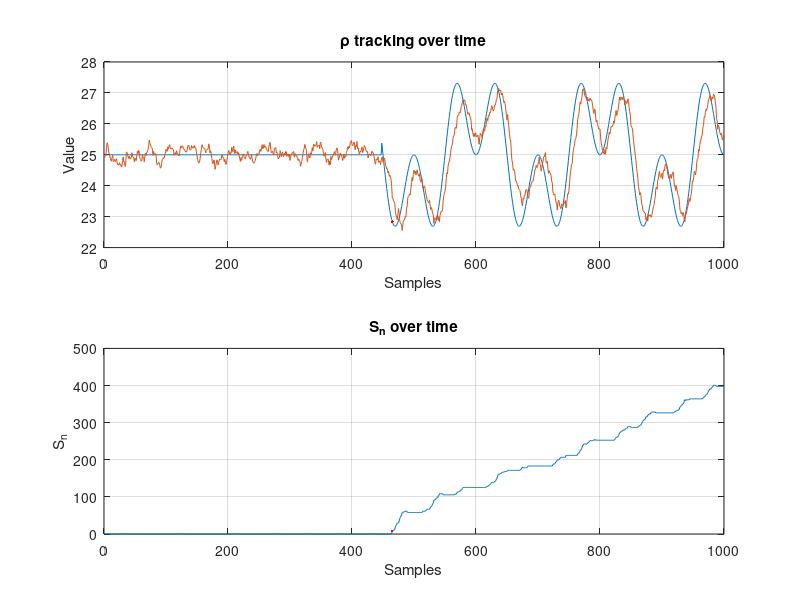

Write MATLAB code to recreate this figure.
% Adaptive CUSUM algorithm, as detailed in "Adaptive Quickest Change
% Detection with Unknown Parameter" by C. Li, H. Dai, and H. Li
% For now assume the distribution is gaussian pre- and post-change.
% Assume parameter is the mean.  Let the standard deviations be 1.

% lambda is the parameter under hypothesis zero, and is known.
lambda = 25;

% delta is the jump size which rho_hat_a and rho_hat_b are subject
% to each iteration of the procedure.
delta = 0.1;
epsilon = 1;

% rho can exist on the interval rho_min to rho_max
rho_min = 0;
rho_max = 100;
rho_hat_a = lambda - delta/2;
rho_hat_b = lambda + delta/2;

% Number of iterations to do
NUM_ITERATIONS = 1000;
rho_hat_arr = zeros(NUM_ITERATIONS,1);

% Change occurs at change_start on interval 1 - NUM_ITERATIONS
change_start = floor(1 + (NUM_ITERATIONS - 1) * rand(1,1));

% rho is the parameter under hypothesis one, and is to be estimated 
% with rho_hat.
x = (1:NUM_ITERATIONS);
rho_x = x(change_start:NUM_ITERATIONS);
rho_arr = lambda + 3 * sin(2*pi*0.01*rho_x) .* sin(2*pi*0.005*rho_x);

% Standard CUSUM variables
S_n = 0;
S_n_arr = zeros(NUM_ITERATIONS,1);
minS_n = 0;
b = 7;
decision = 0;
stop_updating_decision_time = 0;

% Begin recursion iteration here
for i = 1:NUM_ITERATIONS
    
% Generate an appropriate observation.
    if (i < change_start)
        obs = normrnd(lambda,1);
    else
        obs = normrnd(rho_arr(i - change_start + 1),1);
    end    
    
% D_k = F(rho_hat_b) - F(rho_hat_a)
% F(rho) = E[LLR], ie the expectation of the log-likelihood ratio
% between the post- and pre-change distributions.
    D_k = -((obs - rho_hat_b)^2)/2 + ((obs - rho_hat_a)^2)/2;

% Recursion Rule:
    rho_hat_a = rho_hat_a + epsilon * ( D_k );
    rho_hat_b = rho_hat_a + delta;
    
% rho_hat
    rho_hat = rho_hat_a + 0.5 * delta;
    if (rho_hat > rho_max) 
        rho_hat = rho_max;
    elseif (rho_hat < rho_min)
        rho_hat = rho_min;
    end
    rho_hat_arr(i) = rho_hat;
    
% Now do CUSUM normally, using rho_hat

% Find new statistic
    z_k =  -((obs-rho_hat)^2)/2 + ((obs-lambda)^2)/2;
    % Insignificant stats can be ignored to actually improve the 
    % performance of the algorithm.
    if (abs(z_k) < 2)
        z_k = 0;
    end
    
% Yk is some observation
    S_n = S_n + z_k;

% Check if done
    if ((S_n >= (minS_n + b)) && (stop_updating_decision_time == 0))
        decision = 1;
        change_detected = i;
    elseif S_n < minS_n
        minS_n = S_n;
    end
    if (decision)
        stop_updating_decision_time = 1;
    end
    S_n_arr(i) = S_n;

end

change_start
change_detected
if (change_start > change_detected)
    % False alarm!
else
    time_to_detection = change_detected - change_start
end

% Construct the real progression of the tracked variable.
mean_arr = lambda * ones(1,change_start-1);
mean_arr = [mean_arr rho_arr];

% Compare this with the estimated variable.
figure(1)
subplot(2,1,1)
plot(x, mean_arr, x, rho_hat_arr); title('\rho tracking over time');
xlabel('Samples'); ylabel('Value');grid on;
hold on
plot(change_detected, mean_arr(change_detected),'r.');
hold off

% Compare this with the estimated variable.
subplot(2,1,2)
plot(x, S_n_arr); title('S_n over time');
xlabel('Samples'); ylabel('S_n');grid on;
hold on
plot(change_detected, S_n_arr(change_detected),'r.');
hold off